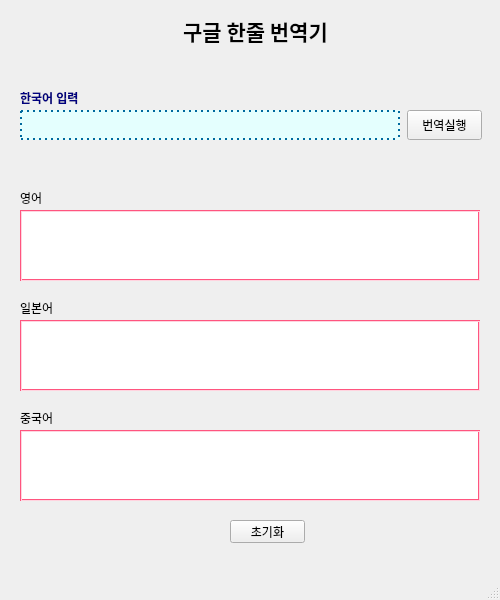
<?xml version="1.0" encoding="UTF-8"?>
<ui version="4.0">
 <class>MainWindow</class>
 <widget class="QMainWindow" name="MainWindow">
  <property name="geometry">
   <rect>
    <x>0</x>
    <y>0</y>
    <width>500</width>
    <height>600</height>
   </rect>
  </property>
  <property name="windowTitle">
   <string>MainWindow</string>
  </property>
  <widget class="QWidget" name="centralwidget">
   <widget class="QLabel" name="label">
    <property name="geometry">
     <rect>
      <x>140</x>
      <y>10</y>
      <width>231</width>
      <height>41</height>
     </rect>
    </property>
    <property name="font">
     <font>
      <family>맑은 고딕</family>
      <pointsize>16</pointsize>
      <weight>75</weight>
      <bold>true</bold>
     </font>
    </property>
    <property name="text">
     <string>구글 한줄 번역기</string>
    </property>
    <property name="alignment">
     <set>Qt::AlignCenter</set>
    </property>
   </widget>
   <widget class="QLineEdit" name="kor_input">
    <property name="geometry">
     <rect>
      <x>20</x>
      <y>110</y>
      <width>380</width>
      <height>30</height>
     </rect>
    </property>
    <property name="styleSheet">
     <string notr="true">border:2px dotted rgb(0, 105, 158);
background-color:rgb(228, 255, 254);</string>
    </property>
   </widget>
   <widget class="QLabel" name="label_2">
    <property name="geometry">
     <rect>
      <x>20</x>
      <y>90</y>
      <width>71</width>
      <height>16</height>
     </rect>
    </property>
    <property name="font">
     <font>
      <weight>75</weight>
      <bold>true</bold>
     </font>
    </property>
    <property name="styleSheet">
     <string notr="true">color: rgb(0, 0, 127);</string>
    </property>
    <property name="text">
     <string>한국어 입력</string>
    </property>
   </widget>
   <widget class="QLabel" name="label_3">
    <property name="geometry">
     <rect>
      <x>20</x>
      <y>190</y>
      <width>81</width>
      <height>16</height>
     </rect>
    </property>
    <property name="text">
     <string>영어</string>
    </property>
   </widget>
   <widget class="QTextEdit" name="eng_input">
    <property name="geometry">
     <rect>
      <x>20</x>
      <y>210</y>
      <width>460</width>
      <height>71</height>
     </rect>
    </property>
    <property name="styleSheet">
     <string notr="true">border:2px groove rgb(255, 85, 127);</string>
    </property>
   </widget>
   <widget class="QLabel" name="label_4">
    <property name="geometry">
     <rect>
      <x>20</x>
      <y>300</y>
      <width>81</width>
      <height>16</height>
     </rect>
    </property>
    <property name="text">
     <string>일본어</string>
    </property>
   </widget>
   <widget class="QTextEdit" name="jap_input">
    <property name="geometry">
     <rect>
      <x>20</x>
      <y>320</y>
      <width>460</width>
      <height>71</height>
     </rect>
    </property>
    <property name="styleSheet">
     <string notr="true">border:2px groove rgb(255, 85, 127);</string>
    </property>
   </widget>
   <widget class="QLabel" name="label_5">
    <property name="geometry">
     <rect>
      <x>20</x>
      <y>410</y>
      <width>81</width>
      <height>16</height>
     </rect>
    </property>
    <property name="text">
     <string>중국어</string>
    </property>
   </widget>
   <widget class="QTextEdit" name="chn_input">
    <property name="geometry">
     <rect>
      <x>20</x>
      <y>430</y>
      <width>460</width>
      <height>71</height>
     </rect>
    </property>
    <property name="styleSheet">
     <string notr="true">border:2px groove rgb(255, 85, 127);</string>
    </property>
   </widget>
   <widget class="QPushButton" name="trans_btn">
    <property name="geometry">
     <rect>
      <x>407</x>
      <y>110</y>
      <width>75</width>
      <height>30</height>
     </rect>
    </property>
    <property name="text">
     <string>번역실행</string>
    </property>
   </widget>
   <widget class="QPushButton" name="init_btn">
    <property name="geometry">
     <rect>
      <x>230</x>
      <y>520</y>
      <width>75</width>
      <height>23</height>
     </rect>
    </property>
    <property name="text">
     <string>초기화</string>
    </property>
   </widget>
  </widget>
  <widget class="QMenuBar" name="menubar">
   <property name="geometry">
    <rect>
     <x>0</x>
     <y>0</y>
     <width>500</width>
     <height>21</height>
    </rect>
   </property>
  </widget>
  <widget class="QStatusBar" name="statusbar"/>
 </widget>
 <resources/>
 <connections/>
</ui>
